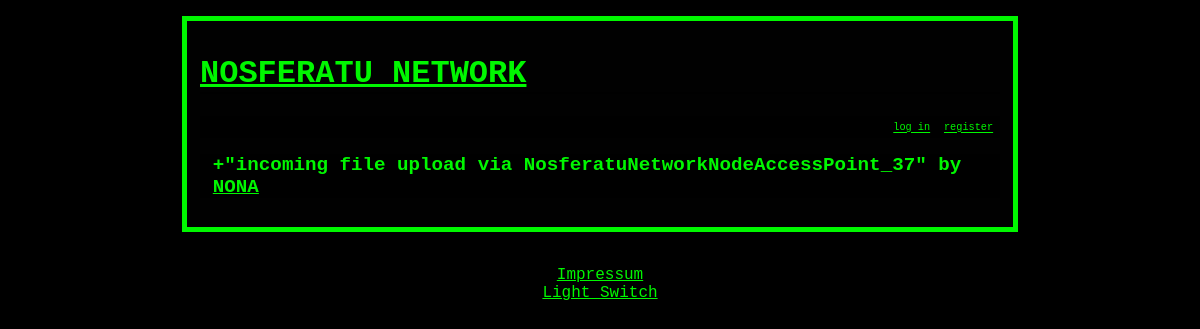
Before: / with the older database file.
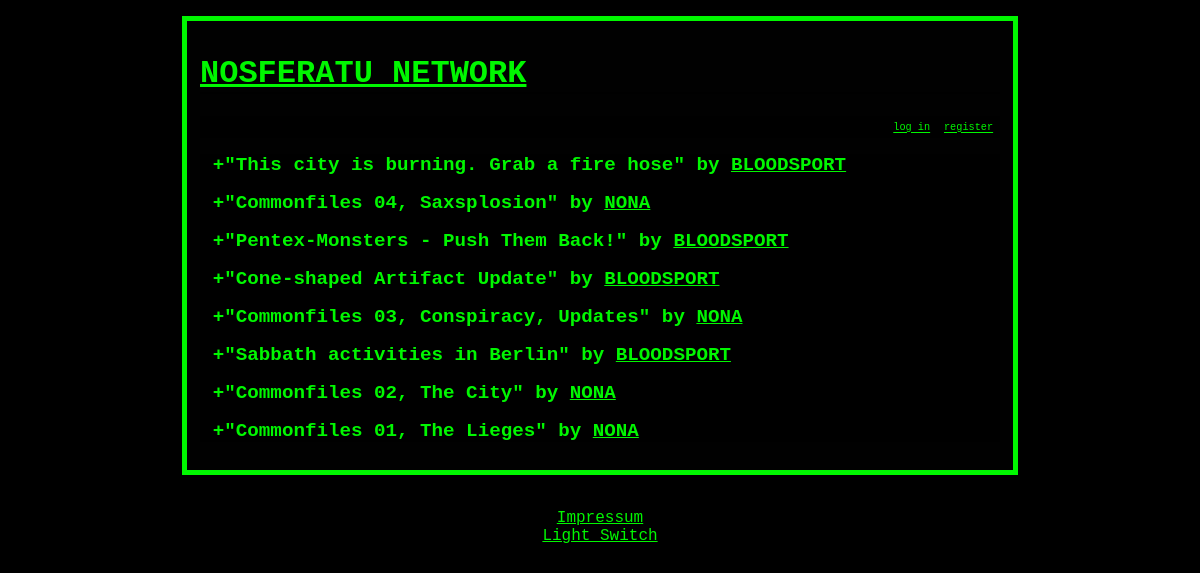
After: the same page with the newer database file.
### tables this page shows
CREATE TABLE entries (
  id     INTEGER PRIMARY KEY AUTOINCREMENT,
  author TEXT NOT NULL,
  title  TEXT NOT NULL,
  text     TEXT NOT NULL,
  plusoned TEXT
);

### NossiSite/views.py (the view)
@app.route('/')
def show_entries():
    cur = g.db.execute('SELECT author, title, text, plusOned, id FROM entries ORDER BY id DESC')
    entries = [dict(author=row[0], title=row[1], text=row[2], plusoned=row[3], id=row[4]) for row in cur.fetchall()]
    entries = [e for e in entries if e.get('author', "none")[0].isupper()]
    for e in entries:
        if e.get('plusoned') is not None:
            esplit = e.get('plusoned').split(' ')
            e['plusoned'] = ((session.get('user') in esplit) or (session.get('user') == e.get('author')))
        else:
            e['plusoned'] = (session.get('user') == e.get('author'))
        e['text'] = bleach.clean(e['text'].replace("\n", "<br>"))
        e['own'] = (session.get('logged_in')) and (session.get('user') == e['author'])
    gentoken()
    return render_template('show_entries.html', entries=entries)

### NossiSite/helpers.py (called while the page is built)
def connect_db():
    print("connecting to", app.config['DATABASE'])
    return sqlite3.connect(app.config['DATABASE'])

@app.before_request
def before_request():
    g.db = connect_db()

@app.teardown_request
def teardown_request(exception):
    db = getattr(g, 'db', None)
    if db is not None:
        db.close()

### NossiSite/views.py (called while the page is built)
@app.context_processor
def gettoken():
    return dict(token=token.get(session.get('user', None), ''))

def gentoken():
    if session.get('user', False):
        token[session['user']] = generate_token(session)
        return token[session['user']]
    else:
        return ''

### NossiSite/templates/show_entries.html (shortened to what this page needs)
{% extends "layout.html" %}
{% block body %}
  <ul class=entries>
  {% for entry in entries %}
      <li><h2 class="header">+"{{ entry.title }}" by <a
              href="{{ url_for('show_user_profile', username=entry.author) }}">{{ entry.author }}</a>
          </h2> </li>
  {% else %}
      <li><em>Unbelievable.  No entries here so far</em></li>
  {% endfor %}
  </ul>
{% endblock %}

### NossiSite/templates/layout.html (shortened to what this page needs)
<!doctype html>
<html>
<head>
    <link rel=stylesheet type=text/css href="
    {%- if session.light -%}
    {{ url_for('static', filename='stylelight.css') }}
    {%- else -%}
    {{ url_for('static', filename='style.css') }}
    {%- endif -%}
    ">
</head>
<body>
<div id="page_complete" class=page>
    <h1><a href={{ url_for('show_entries') }}>NOSFERATU NETWORK</a></h1>
    <div class=metanav>
        {% if not session.logged_in %}
            <a class=metanav href="{{ url_for('login') }}">log in</a>
            <a class=metanav href="{{ url_for('register') }}">register</a>
        {% endif %}
    </div>
    {% block body %}{% endblock %}
</div>
{% if not session.logged_in %}
    <br>
    <div style="text-align: center"><a href="{{ url_for('impressum') }}" >Impressum</a></div>
{% endif %}
<div style="text-align: center"><a href="{{ url_for('lightswitch', x=request.path[1:]) }}" >Light Switch</a></div>
<br>
</body>
</html>

### NossiSite/static/style.css (style rules this page uses)
* { color: #00f700; font-family: "Lucida Console", Monaco, monospace; }
body { background: black; overflow-x: auto; }
a, h1, h2 { color: #00f700; }
h1 { border-bottom: 2px solid #000000; }
h2 { font-size: 1.2em; }
.page { margin: 1em auto; width: 50em; border: 5px solid #00f700; padding: 0.8em; background: #010101; color: #00f700; }
.entries { list-style: none; margin: 0; padding: 0; background: #000000; color:#00f700 }
.entries li { margin: 0.8em ; }
.entries li h2 { margin-left: 0; }
.metanav { text-align: right; font-size: 0.8em; padding: 0.3em; margin-bottom: 1em; background: #000; color: #00f700; }

Changed rows visible on the page:
added entries: title "This city is burning. Grab a fire hose", author "BLOODSPORT"
added entries: title "Commonfiles 04, Saxsplosion", author "NONA"
added entries: title "Pentex-Monsters - Push Them Back!", author "BLOODSPORT"
added entries: title "Cone-shaped Artifact Update", author "BLOODSPORT"
added entries: title "Commonfiles 03, Conspiracy, Updates", author "NONA"
added entries: title "Sabbath activities in Berlin", author "BLOODSPORT"
added entries: title "Commonfiles 02, The City", author "NONA"
changed entries: title "incoming file upload via NosferatuNetworkNodeAccessPoint_37" → "Commonfiles 01, The Lieges"
